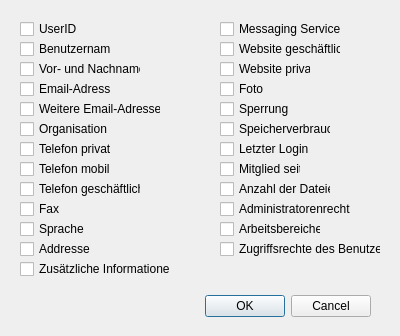
<ui version="4.0" >
 <class>SetColoumnDialog</class>
 <widget class="QDialog" name="SetColoumnDialog" >
  <property name="geometry" >
   <rect>
    <x>0</x>
    <y>0</y>
    <width>400</width>
    <height>336</height>
   </rect>
  </property>
  <property name="windowTitle" >
   <string>Dialog</string>
  </property>
  <widget class="QDialogButtonBox" name="buttonBox" >
   <property name="geometry" >
    <rect>
     <x>30</x>
     <y>290</y>
     <width>341</width>
     <height>32</height>
    </rect>
   </property>
   <property name="orientation" >
    <enum>Qt::Horizontal</enum>
   </property>
   <property name="standardButtons" >
    <set>QDialogButtonBox::Cancel|QDialogButtonBox::Ok</set>
   </property>
  </widget>
  <widget class="QCheckBox" name="_chkbox_user_id" >
   <property name="geometry" >
    <rect>
     <x>20</x>
     <y>20</y>
     <width>72</width>
     <height>18</height>
    </rect>
   </property>
   <property name="text" >
    <string>UserID</string>
   </property>
  </widget>
  <widget class="QCheckBox" name="_chkbox_name" >
   <property name="geometry" >
    <rect>
     <x>20</x>
     <y>40</y>
     <width>91</width>
     <height>18</height>
    </rect>
   </property>
   <property name="text" >
    <string>Benutzername</string>
   </property>
  </widget>
  <widget class="QCheckBox" name="_chkbox_longname" >
   <property name="geometry" >
    <rect>
     <x>20</x>
     <y>60</y>
     <width>121</width>
     <height>18</height>
    </rect>
   </property>
   <property name="text" >
    <string>Vor- und Nachname</string>
   </property>
  </widget>
  <widget class="QCheckBox" name="_chkbox_email" >
   <property name="geometry" >
    <rect>
     <x>20</x>
     <y>80</y>
     <width>91</width>
     <height>18</height>
    </rect>
   </property>
   <property name="text" >
    <string>Email-Adresse</string>
   </property>
  </widget>
  <widget class="QCheckBox" name="_chkbox_secondary_mail" >
   <property name="geometry" >
    <rect>
     <x>20</x>
     <y>100</y>
     <width>141</width>
     <height>18</height>
    </rect>
   </property>
   <property name="text" >
    <string>Weitere Email-Adressen</string>
   </property>
  </widget>
  <widget class="QCheckBox" name="_chkbox_organization" >
   <property name="geometry" >
    <rect>
     <x>20</x>
     <y>120</y>
     <width>91</width>
     <height>18</height>
    </rect>
   </property>
   <property name="text" >
    <string>Organisation</string>
   </property>
  </widget>
  <widget class="QCheckBox" name="_chkbox_phone_home" >
   <property name="geometry" >
    <rect>
     <x>20</x>
     <y>140</y>
     <width>91</width>
     <height>18</height>
    </rect>
   </property>
   <property name="text" >
    <string>Telefon privat</string>
   </property>
  </widget>
  <widget class="QCheckBox" name="_chkbox_phone_mobile" >
   <property name="geometry" >
    <rect>
     <x>20</x>
     <y>160</y>
     <width>91</width>
     <height>18</height>
    </rect>
   </property>
   <property name="text" >
    <string>Telefon mobil</string>
   </property>
  </widget>
  <widget class="QCheckBox" name="_chkbox_phone_office" >
   <property name="geometry" >
    <rect>
     <x>20</x>
     <y>180</y>
     <width>121</width>
     <height>18</height>
    </rect>
   </property>
   <property name="text" >
    <string>Telefon geschäftlich</string>
   </property>
  </widget>
  <widget class="QCheckBox" name="_chkbox_fax" >
   <property name="geometry" >
    <rect>
     <x>20</x>
     <y>200</y>
     <width>41</width>
     <height>18</height>
    </rect>
   </property>
   <property name="text" >
    <string>Fax</string>
   </property>
  </widget>
  <widget class="QCheckBox" name="_chkbox_language" >
   <property name="geometry" >
    <rect>
     <x>20</x>
     <y>220</y>
     <width>72</width>
     <height>18</height>
    </rect>
   </property>
   <property name="text" >
    <string>Sprache</string>
   </property>
  </widget>
  <widget class="QCheckBox" name="_chkbox_address" >
   <property name="geometry" >
    <rect>
     <x>20</x>
     <y>240</y>
     <width>72</width>
     <height>18</height>
    </rect>
   </property>
   <property name="text" >
    <string>Addresse</string>
   </property>
  </widget>
  <widget class="QCheckBox" name="_chkbox_url_homepage" >
   <property name="geometry" >
    <rect>
     <x>220</x>
     <y>60</y>
     <width>91</width>
     <height>18</height>
    </rect>
   </property>
   <property name="text" >
    <string>Website privat</string>
   </property>
  </widget>
  <widget class="QCheckBox" name="_chkbox_url" >
   <property name="geometry" >
    <rect>
     <x>220</x>
     <y>40</y>
     <width>121</width>
     <height>18</height>
    </rect>
   </property>
   <property name="text" >
    <string>Website geschäftlich</string>
   </property>
  </widget>
  <widget class="QCheckBox" name="_chkbox_messaging_services" >
   <property name="geometry" >
    <rect>
     <x>220</x>
     <y>20</y>
     <width>121</width>
     <height>18</height>
    </rect>
   </property>
   <property name="text" >
    <string>Messaging Services</string>
   </property>
  </widget>
  <widget class="QCheckBox" name="_chkbox_additional_info" >
   <property name="geometry" >
    <rect>
     <x>20</x>
     <y>260</y>
     <width>151</width>
     <height>18</height>
    </rect>
   </property>
   <property name="text" >
    <string>Zusätzliche Informationen</string>
   </property>
  </widget>
  <widget class="QCheckBox" name="_chkbox_photo" >
   <property name="geometry" >
    <rect>
     <x>220</x>
     <y>80</y>
     <width>72</width>
     <height>18</height>
    </rect>
   </property>
   <property name="text" >
    <string>Foto</string>
   </property>
  </widget>
  <widget class="QCheckBox" name="_chkbox_locked" >
   <property name="geometry" >
    <rect>
     <x>220</x>
     <y>100</y>
     <width>72</width>
     <height>18</height>
    </rect>
   </property>
   <property name="text" >
    <string>Sperrung</string>
   </property>
  </widget>
  <widget class="QCheckBox" name="_chkbox_used_memory" >
   <property name="geometry" >
    <rect>
     <x>220</x>
     <y>120</y>
     <width>111</width>
     <height>18</height>
    </rect>
   </property>
   <property name="text" >
    <string>Speicherverbrauch</string>
   </property>
  </widget>
  <widget class="QCheckBox" name="_chkbox_last_login" >
   <property name="geometry" >
    <rect>
     <x>220</x>
     <y>140</y>
     <width>91</width>
     <height>18</height>
    </rect>
   </property>
   <property name="text" >
    <string>Letzter Login</string>
   </property>
  </widget>
  <widget class="QCheckBox" name="_chkbox_create_time" >
   <property name="geometry" >
    <rect>
     <x>220</x>
     <y>160</y>
     <width>81</width>
     <height>18</height>
    </rect>
   </property>
   <property name="text" >
    <string>Mitglied seit</string>
   </property>
  </widget>
  <widget class="QCheckBox" name="_chkbox_files" >
   <property name="geometry" >
    <rect>
     <x>220</x>
     <y>180</y>
     <width>111</width>
     <height>18</height>
    </rect>
   </property>
   <property name="text" >
    <string>Anzahl der Dateien</string>
   </property>
  </widget>
  <widget class="QCheckBox" name="_chkbox_admin" >
   <property name="geometry" >
    <rect>
     <x>220</x>
     <y>200</y>
     <width>131</width>
     <height>18</height>
    </rect>
   </property>
   <property name="text" >
    <string>Administratorenrechte</string>
   </property>
  </widget>
  <widget class="QCheckBox" name="_chkbox_workspaces" >
   <property name="geometry" >
    <rect>
     <x>220</x>
     <y>220</y>
     <width>101</width>
     <height>18</height>
    </rect>
   </property>
   <property name="text" >
    <string>Arbeitsbereiche</string>
   </property>
  </widget>
  <widget class="QCheckBox" name="_chkbox_access_right" >
   <property name="geometry" >
    <rect>
     <x>220</x>
     <y>240</y>
     <width>161</width>
     <height>18</height>
    </rect>
   </property>
   <property name="text" >
    <string>Zugriffsrechte des Benutzers</string>
   </property>
  </widget>
 </widget>
 <resources/>
 <connections>
  <connection>
   <sender>buttonBox</sender>
   <signal>accepted()</signal>
   <receiver>SetColoumnDialog</receiver>
   <slot>accept()</slot>
   <hints>
    <hint type="sourcelabel" >
     <x>248</x>
     <y>254</y>
    </hint>
    <hint type="destinationlabel" >
     <x>157</x>
     <y>274</y>
    </hint>
   </hints>
  </connection>
  <connection>
   <sender>buttonBox</sender>
   <signal>rejected()</signal>
   <receiver>SetColoumnDialog</receiver>
   <slot>reject()</slot>
   <hints>
    <hint type="sourcelabel" >
     <x>316</x>
     <y>260</y>
    </hint>
    <hint type="destinationlabel" >
     <x>286</x>
     <y>274</y>
    </hint>
   </hints>
  </connection>
 </connections>
</ui>
